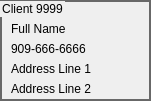
  <widget class="QGroupBox" name="groupBox_Client">
   <property name="geometry">
    <rect>
     <x>350</x>
     <y>20</y>
     <width>151</width>
     <height>101</height>
    </rect>
   </property>
   <property name="minimumSize">
    <size>
     <width>151</width>
     <height>101</height>
    </size>
   </property>
   <property name="maximumSize">
    <size>
     <width>151</width>
     <height>101</height>
    </size>
   </property>
   <property name="styleSheet">
    <string notr="true">border: 2px solid #686868;</string>
   </property>
   <property name="title">
    <string>Client 9999</string>
   </property>
   <widget class="QLabel" name="label_fullName">
    <property name="geometry">
     <rect>
      <x>11</x>
      <y>20</y>
      <width>131</width>
      <height>17</height>
     </rect>
    </property>
    <property name="minimumSize">
     <size>
      <width>114</width>
      <height>17</height>
     </size>
    </property>
    <property name="styleSheet">
     <string notr="true">border: none;</string>
    </property>
    <property name="text">
     <string>Full Name</string>
    </property>
   </widget>
   <widget class="QLabel" name="label_Address1">
    <property name="geometry">
     <rect>
      <x>11</x>
      <y>60</y>
      <width>131</width>
      <height>17</height>
     </rect>
    </property>
    <property name="minimumSize">
     <size>
      <width>80</width>
      <height>17</height>
     </size>
    </property>
    <property name="styleSheet">
     <string notr="true">border: none;</string>
    </property>
    <property name="text">
     <string>Address Line 1</string>
    </property>
   </widget>
   <widget class="QLabel" name="label_Address2">
    <property name="geometry">
     <rect>
      <x>11</x>
      <y>80</y>
      <width>131</width>
      <height>17</height>
     </rect>
    </property>
    <property name="minimumSize">
     <size>
      <width>80</width>
      <height>17</height>
     </size>
    </property>
    <property name="styleSheet">
     <string notr="true">border: none;</string>
    </property>
    <property name="text">
     <string>Address Line 2</string>
    </property>
   </widget>
   <widget class="QLabel" name="label_phoneNumber">
    <property name="geometry">
     <rect>
      <x>11</x>
      <y>40</y>
      <width>78</width>
      <height>17</height>
     </rect>
    </property>
    <property name="minimumSize">
     <size>
      <width>78</width>
      <height>17</height>
     </size>
    </property>
    <property name="maximumSize">
     <size>
      <width>78</width>
      <height>17</height>
     </size>
    </property>
    <property name="styleSheet">
     <string notr="true">border: none;</string>
    </property>
    <property name="text">
     <string>909-666-6666</string>
    </property>
   </widget>
  </widget>
